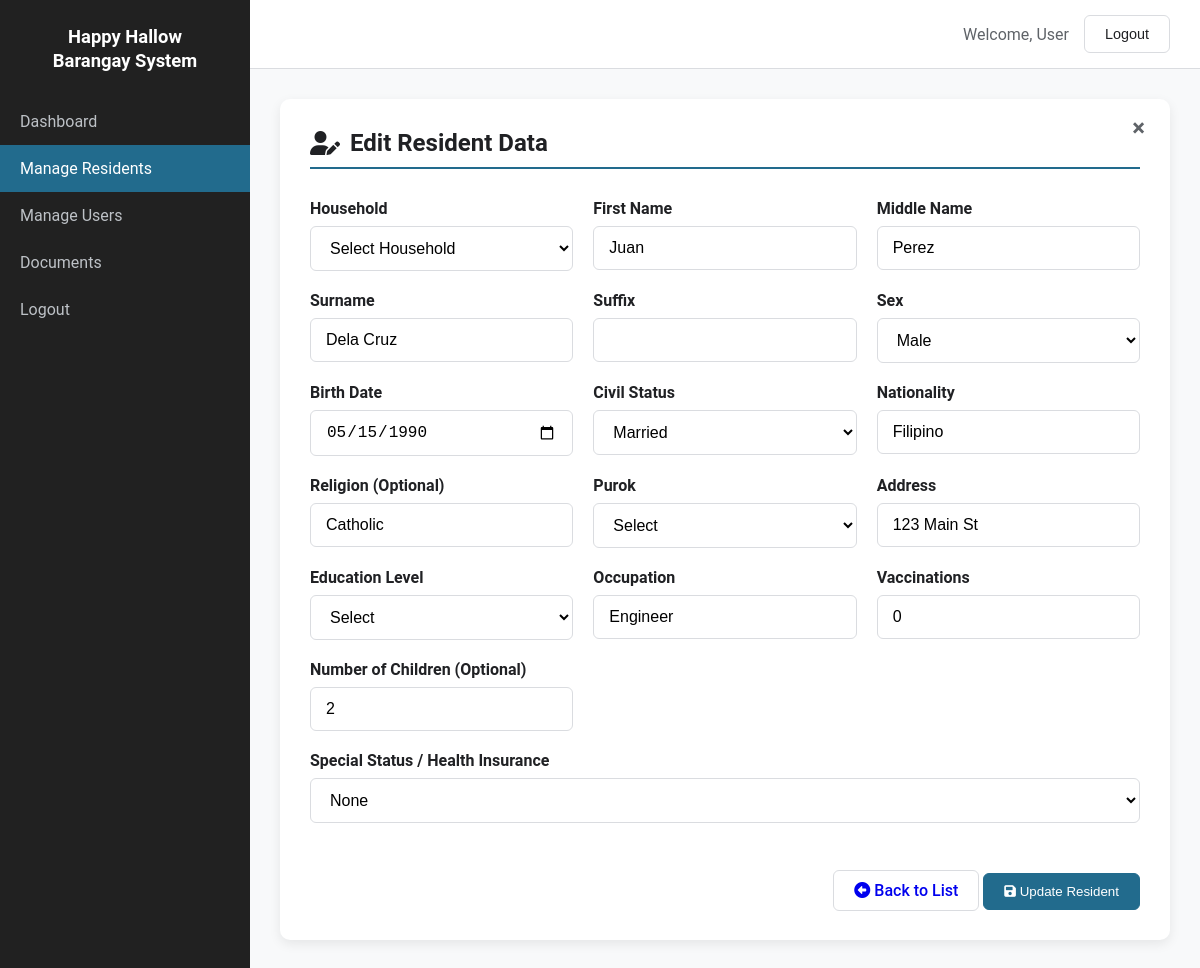
Page /admin/addnewresidents.php?id=2039 (signed in) on the committed database.
### tables this page shows
CREATE TABLE IF NOT EXISTS `residents` (
  `person_id` int NOT NULL AUTO_INCREMENT,
  `household_id` int NOT NULL,
  `first_name` text NOT NULL,
  `middle_name` varchar(255) DEFAULT NULL,
  `surname` varchar(255) NOT NULL,
  `suffix` varchar(50) DEFAULT NULL,
  `sex` text NOT NULL,
  `birthdate` date NOT NULL,
  `civil_status` varchar(20) NOT NULL,
  `nationality` varchar(20) NOT NULL,
  `religion` varchar(100) DEFAULT NULL,
  `purok` int NOT NULL,
  `address` varchar(150) NOT NULL,
  `residency_start_date` date DEFAULT NULL,
  `education_level` varchar(20) NOT NULL,
  `occupation` varchar(50) NOT NULL,
  `is_senior` tinyint(1) NOT NULL,
  `is_disabled` tinyint(1) NOT NULL,
  `health_insurance` varchar(100) DEFAULT NULL,
  `vaccination` int DEFAULT NULL,
  `is_pregnant` tinyint(1) DEFAULT NULL,
  `children_count` int DEFAULT NULL,
  PRIMARY KEY (`person_id`),
  KEY `household_id` (`household_id`)
);

### admin/addnewresidents.php (the view, shortened to what this page needs)
<?php
$logged_in_username = isset($_SESSION['user_name']) ? $_SESSION['user_name'] : 'User';
include '../db_connect.php';
$editMode = false;
$residentId = isset($_GET['id']) ? intval($_GET['id']) : null;
$resData = [];
if ($residentId) {
    $editMode = true;
    $stmt = $conn->prepare("SELECT * FROM residents WHERE person_id = ?");
    $stmt->bind_param("i", $residentId);
    $stmt->execute();
    $result = $stmt->get_result();
    $resData = $result->fetch_assoc();
}
$current_status = getSelectedStatus($resData);
?>
<!DOCTYPE html>
<html lang="en">
<head>
<link rel="stylesheet" href="https://cdnjs.cloudflare.com/ajax/libs/font-awesome/6.0.0-beta3/css/all.min.css" />
</head>
<body>
<div class="app-container">
<aside class="sidebar">
    <div class="logo">Happy Hallow<br />Barangay System</div>
    <nav class="main-nav">
        <ul>
            <li><a href="admin_dashboard.php">Dashboard</a></li>
            <li><a href="residents.php" class="active">Manage Residents</a></li>
            <li><a href="manage_users.php">Manage Users</a></li>
            <li><a href="documents.php">Documents</a></li>
            <li><a href="logout.php">Logout</a></li>
        </ul>
    </nav>
</aside>
<div class="main-content">
<header class="topbar">
  <div class="topbar-right">
    <span id="userName" class="user-info">Welcome, <?php echo htmlspecialchars($logged_in_username); ?></span>
    <button id="logoutBtn" class="btn logout-btn">Logout</button>
  </div>
</header>
<main class="page-content">
<div class="form-card">
<a href="residents.php" class="close-btn" title="Back to Residents List">&times;</a>
<h2 class="form-title">
    <i class="fas fa-user-<?php echo $editMode ? "edit" : "plus"; ?>"></i>
    <?php echo $editMode ? "Edit Resident Data" : "Add New Resident"; ?>
</h2>
<form id="residentForm" enctype="multipart/form-data">
<div class="form-grid">
<div class="input-group">
    <label>Household</label>
    <select name="household_id" required>
        <option value="">Select Household</option>
    </select>
</div>
<div class="input-group">
    <label>First Name</label>
    <input type="text" name="first_name" required value="<?php echo htmlspecialchars($resData['first_name'] ?? ''); ?>">
</div>
<div class="input-group">
    <label>Middle Name</label>
    <input type="text" name="middle_name" value="<?php echo htmlspecialchars($resData['middle_name'] ?? ''); ?>">
</div>
<div class="input-group">
    <label>Surname</label>
    <input type="text" name="surname" required value="<?php echo htmlspecialchars($resData['surname'] ?? ''); ?>">
</div>
<div class="input-group">
    <label>Suffix</label>
    <input type="text" name="suffix" value="<?php echo htmlspecialchars($resData['suffix'] ?? ''); ?>">
</div>
<div class="input-group">
    <label>Sex</label>
    <select name="sex" required>
        <option value="Male" <?php if(($resData['sex'] ?? '')=='Male') echo 'selected'; ?>>Male</option>
    </select>
</div>
<div class="input-group">
    <label>Birth Date</label>
    <input type="date" name="birthdate" required value="<?php echo htmlspecialchars($resData['birthdate'] ?? ''); ?>">
</div>
<div class="input-group">
    <label>Civil Status</label>
    <select name="civil_status" required>
        <option value="Married" <?php if(($resData['civil_status'] ?? '')=='Married') echo 'selected'; ?>>Married</option>
    </select>
</div>
<div class="input-group">
    <label>Nationality</label>
    <input type="text" name="nationality" required value="<?php echo htmlspecialchars($resData['nationality'] ?? 'Filipino'); ?>">
</div>
<div class="input-group">
    <label>Religion (Optional)</label>
    <input type="text" name="religion" value="<?php echo htmlspecialchars($resData['religion'] ?? ''); ?>">
</div>
<div class="input-group">
    <label>Purok</label>
    <select name="purok" required>
        <option value="">Select</option>
    </select>
</div>
<div class="input-group">
    <label>Address</label>
    <input type="text" name="address" required value="<?php echo htmlspecialchars($resData['address'] ?? ''); ?>">
</div>
<div class="input-group">
    <label>Education Level</label>
    <select name="education_level" required>
        <option value="">Select</option>
    </select>
</div>
<div class="input-group">
    <label>Occupation</label>
    <input type="text" name="occupation" value="<?php echo htmlspecialchars($resData['occupation'] ?? ''); ?>">
</div>
<div class="input-group">
    <label>Vaccinations</label>
    <input type="text" name="vaccination" placeholder="e.g., COVID-19 (3 doses)" value="<?php echo htmlspecialchars($resData['vaccination'] ?? ''); ?>">
</div>
<div class="input-group">
    <label>Number of Children (Optional)</label>
    <input type="number" name="children_count" value="<?php echo htmlspecialchars($resData['children_count'] ?? '0'); ?>">
</div>
<div class="input-group" style="grid-column: 1 / -1;">
    <label>Special Status / Health Insurance</label>
    <select name="special_status" id="specialStatus" onchange="toggleSpecialSections()">
        <option value="None" <?php if($current_status == 'None') echo 'selected'; ?>>None</option>
    </select>
</div>
<div class="button-group" style="grid-column: 1 / -1;">
    <a href="residents.php" class="btn"><i class="fas fa-arrow-alt-circle-left"></i> Back to List</a>
    <button type="submit" class="btn primary-btn"><i class="fas fa-save"></i> <?php echo $editMode ? "Update Resident" : "Submit Resident"; ?></button>
</div>
</div>
</form>
</div>
</main>
</div>
</div>
</body>
</html>

### admin/addnewresidents.php (style rules this page uses)
:root { --primary-color: #226b8dff; --primary-dark: #226b8dff; --secondary-color: #5f6368; --danger-color: #ea4335; --success-color: #28a745; --warning-color: #ffc107; --background-color: #f8f9fa; --card-background: #ffffff; --sidebar-bg: #212121; --text-color: #202124; --text-light: #5f6368; --border-color: #dadce0; --radius: 10px; --shadow: 0 4px 12px rgba(0, 0, 0, 0.08); }
* { box-sizing: border-box; }
body { margin: 0; font-family: "Roboto", Arial, sans-serif; background: var(--background-color); color: var(--text-color); }
a { text-decoration: none; }
.app-container { display: flex; min-height: 100vh; }
.sidebar { width: 250px; background: var(--sidebar-bg); color: white; }
.logo { padding: 25px; text-align: center; font-weight: 700; font-size: 1.15rem; line-height: 1.3; }
.main-nav ul { list-style: none; padding: 0; margin: 0; }
.main-nav a { display: block; padding: 14px 20px; color: #bdc1c6; }
.main-nav a:hover, .main-nav a.active { background: var(--primary-dark); color: white; }
.main-content { flex: 1; }
.topbar { background: white; padding: 15px 30px; border-bottom: 1px solid var(--border-color); display: flex; justify-content: flex-end; align-items: center; }
.topbar-right { display: flex; align-items: center; }
.user-info { margin-right: 15px; color: var(--text-light); }
.logout-btn { padding: 8px 15px; border: 1px solid var(--border-color); background: transparent; color: var(--text-color); font-size: 0.9rem; cursor: pointer; border-radius: 6px; transition: background-color 0.2s; font-weight: 500; }
.page-content { padding: 30px; }
.page-content h2 { margin-top: 0; margin-bottom: 25px; color: var(--text-color); display: flex; align-items: center; gap: 10px; }
.page-content .form-title { border-bottom: 2px solid var(--primary-color); padding-bottom: 10px; margin-bottom: 30px; }
.form-card { background: var(--card-background); border-radius: var(--radius); box-shadow: var(--shadow); padding: 30px; max-width: 900px; margin: 0 auto; position: relative; }
.close-btn { position: absolute; top: 15px; right: 25px; font-size: 24px; font-weight: bold; color: var(--text-light); transition: color 0.2s; }
.form-grid { display: grid; grid-template-columns: repeat(auto-fit, minmax(250px, 1fr)); gap: 20px; }
.input-group { margin-bottom: 0; }
.input-group label { display: block; margin-bottom: 8px; font-weight: 600; color: var(--text-color); }
.input-group input[type="text"], .input-group input[type="date"], .input-group input[type="number"], .input-group input[type="email"], .input-group select { width: 100%; padding: 12px 15px; border: 1px solid var(--border-color); border-radius: 6px; font-size: 1rem; transition: border-color 0.2s, box-shadow 0.2s; background-color: #ffffff; }
.button-group { margin-top: 30px; text-align: right; }
.btn { padding: 10px 20px; border-radius: 6px; font-weight: 500; border: 1px solid var(--border-color); cursor: pointer; transition: background-color 0.2s, box-shadow 0.2s; }
.primary-btn { background: var(--primary-color); color: white; border-color: var(--primary-color); }

### rows in the picture
residents: first_name "Juan", middle_name "Perez", surname "Dela Cruz", sex "Male", birthdate "05/15/1990", civil_status "Married", nationality "Filipino", religion "Catholic", address "123 Main St", occupation "Engineer", vaccination "0", children_count "2"

### other values in the picture
$logged_in_username "User"
